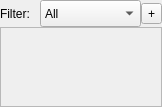
<?xml version="1.0" encoding="UTF-8"?>
<ui version="4.0">
 <class>PMControlWidget</class>
 <widget class="QWidget" name="PMControlWidget">
  <property name="enabled">
   <bool>true</bool>
  </property>
  <property name="geometry">
   <rect>
    <x>0</x>
    <y>0</y>
    <width>162</width>
    <height>107</height>
   </rect>
  </property>
  <property name="sizePolicy">
   <sizepolicy hsizetype="MinimumExpanding" vsizetype="MinimumExpanding">
    <horstretch>0</horstretch>
    <verstretch>0</verstretch>
   </sizepolicy>
  </property>
  <property name="maximumSize">
   <size>
    <width>4000000</width>
    <height>3000000</height>
   </size>
  </property>
  <property name="windowTitle">
   <string>Process Manager Control</string>
  </property>
  <layout class="QVBoxLayout" name="pmControlVerticalLayout" stretch="0,0">
   <property name="spacing">
    <number>0</number>
   </property>
   <property name="leftMargin">
    <number>0</number>
   </property>
   <property name="topMargin">
    <number>0</number>
   </property>
   <property name="rightMargin">
    <number>0</number>
   </property>
   <property name="bottomMargin">
    <number>0</number>
   </property>
   <item>
    <layout class="QHBoxLayout" name="filterHorizontalLayout" stretch="0,0,0">
     <item>
      <widget class="QLabel" name="SendToLabel">
       <property name="minimumSize">
        <size>
         <width>40</width>
         <height>27</height>
        </size>
       </property>
       <property name="maximumSize">
        <size>
         <width>40</width>
         <height>27</height>
        </size>
       </property>
       <property name="text">
        <string>Filter:</string>
       </property>
      </widget>
     </item>
     <item>
      <widget class="QComboBox" name="comboBox">
       <property name="minimumSize">
        <size>
         <width>60</width>
         <height>27</height>
        </size>
       </property>
       <property name="maximumSize">
        <size>
         <width>1000</width>
         <height>27</height>
        </size>
       </property>
       <property name="editable">
        <bool>false</bool>
       </property>
       <property name="currentIndex">
        <number>0</number>
       </property>
       <property name="modelColumn">
        <number>0</number>
       </property>
       <item>
        <property name="text">
         <string>All</string>
        </property>
       </item>
       <item>
        <property name="text">
         <string>Tournament</string>
        </property>
       </item>
       <item>
        <property name="text">
         <string>Local</string>
        </property>
       </item>
      </widget>
     </item>
     <item>
      <widget class="QToolButton" name="addRobotButton">
       <property name="locale">
        <locale language="English" country="UnitedKingdom"/>
       </property>
       <property name="text">
        <string>+</string>
       </property>
       <property name="icon">
        <iconset>
         <normaloff>../../resources/Pixelmixer-Basic-Plus.ico</normaloff>../../resources/Pixelmixer-Basic-Plus.ico</iconset>
       </property>
      </widget>
     </item>
    </layout>
   </item>
   <item>
    <widget class="QScrollArea" name="scrollArea">
     <property name="locale">
      <locale language="English" country="UnitedKingdom"/>
     </property>
     <property name="frameShape">
      <enum>QFrame::StyledPanel</enum>
     </property>
     <property name="frameShadow">
      <enum>QFrame::Sunken</enum>
     </property>
     <property name="widgetResizable">
      <bool>true</bool>
     </property>
     <widget class="QWidget" name="scrollAreaWidgetContents">
      <property name="geometry">
       <rect>
        <x>0</x>
        <y>0</y>
        <width>160</width>
        <height>76</height>
       </rect>
      </property>
      <layout class="QHBoxLayout" name="horizontalLayout">
       <property name="leftMargin">
        <number>0</number>
       </property>
       <property name="topMargin">
        <number>0</number>
       </property>
       <property name="rightMargin">
        <number>0</number>
       </property>
       <property name="bottomMargin">
        <number>0</number>
       </property>
       <item>
        <layout class="QHBoxLayout" name="pmHorizontalLayout">
         <item>
          <spacer name="horizontalSpacer">
           <property name="orientation">
            <enum>Qt::Horizontal</enum>
           </property>
           <property name="sizeHint" stdset="0">
            <size>
             <width>40</width>
             <height>20</height>
            </size>
           </property>
          </spacer>
         </item>
        </layout>
       </item>
      </layout>
     </widget>
    </widget>
   </item>
  </layout>
 </widget>
 <layoutdefault spacing="0" margin="0"/>
 <resources/>
 <connections/>
</ui>
